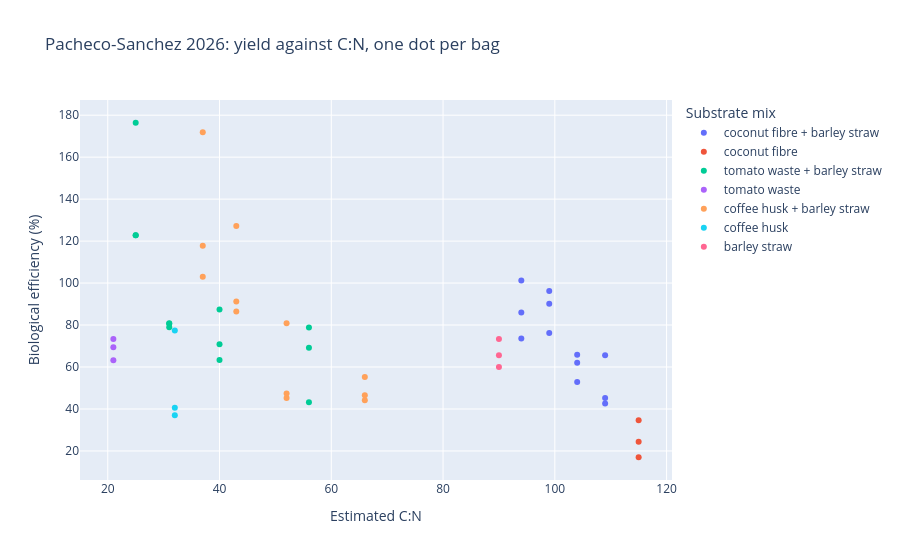
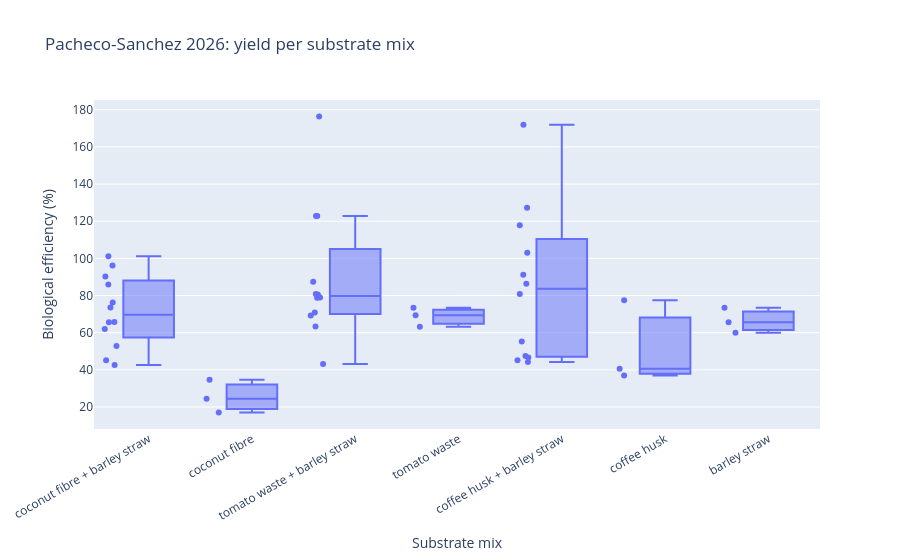

The cell these charts' notebook holds for them, in order:
### Markdown cell above
## 3. Pacheco-Sanchez 2026: yield by substrate mix and C:N

48 *P. djamor* bags. Biological efficiency (BE) = fresh mushrooms ÷ dry substrate × 100. One dot per bag.
Left: dots against estimated C:N, coloured by substrate mix. Right: the same bags as boxes per mix.

### Code cell
d012 = meas[meas["dataset_id"] == "d012"].merge(
    rows[["sample_id", "plant_name", "cn_estimate", "substrate_id"]], on="sample_id")
fig = px.scatter(d012, x="cn_estimate", y="biological_efficiency_pct", color="plant_name",
                 hover_data=["sample_id", "substrate_id"],
                 labels=dict(cn_estimate="Estimated C:N", biological_efficiency_pct="Biological efficiency (%)",
                             plant_name="Substrate mix"),
                 title="Pacheco-Sanchez 2026: yield against C:N, one dot per bag")
fig.show()

fig = px.box(d012, x="plant_name", y="biological_efficiency_pct", points="all",
             hover_data=["sample_id", "cn_estimate"],
             labels=dict(plant_name="Substrate mix", biological_efficiency_pct="Biological efficiency (%)"),
             title="Pacheco-Sanchez 2026: yield per substrate mix")
fig.update_xaxes(tickangle=-30)
fig.show()

### Figure 1 — Plotly figure (JSON) as saved in the notebook; plotly's stock layout.template omitted (floating-point values rounded to 4 significant figures)
{"data": [{"customdata": [["d012-S-CF20-1", "SUB-049"], ["d012-S-CF20-2", "SUB-049"], ["d012-S-CF20-3", "SUB-049"], ["d012-S-CF40-1", "SUB-050"], ["d012-S-CF40-2", "SUB-050"], ["d012-S-CF40-3", "SUB-050"], ["d012-S-CF60-1", "SUB-051"], ["d012-S-CF60-2", "SUB-051"], ["d012-S-CF60-3", "SUB-051"], ["d012-S-CF80-1", "SUB-052"], ["d012-S-CF80-2", "SUB-052"], ["d012-S-CF80-3", "SUB-052"]], "hovertemplate": "Substrate mix=coconut fibre + barley straw<br>Estimated C:N=%{x}<br>Biological efficiency (%)=%{y}<br>sample_id=%{customdata[0]}<br>substrate_id=%{customdata[1]}<extra></extra>", "legendgroup": "coconut fibre + barley straw", "marker": {"color": "#636efa", "symbol": "circle"}, "mode": "markers", "name": "coconut fibre + barley straw", "orientation": "v", "showlegend": true, "type": "scatter", "x": [94.0, 94.0, 94.0, 99.0, 99.0, 99.0, 104.0, 104.0, 104.0, 109.0, 109.0, 109.0], "xaxis": "x", "y": [86.0, 73.6, 101.2, 90.2, 96.2, 76.2, 52.8, 62.0, 65.8, 65.6, 42.6, 45.2], "yaxis": "y"}, {"customdata": [["d012-S-CF100-1", "SUB-053"], ["d012-S-CF100-2", "SUB-053"], ["d012-S-CF100-3", "SUB-053"]], "hovertemplate": "Substrate mix=coconut fibre<br>Estimated C:N=%{x}<br>Biological efficiency (%)=%{y}<br>sample_id=%{customdata[0]}<br>substrate_id=%{customdata[1]}<extra></extra>", "legendgroup": "coconut fibre", "marker": {"color": "#EF553B", "symbol": "circle"}, "mode": "markers", "name": "coconut fibre", "orientation": "v", "showlegend": true, "type": "scatter", "x": [115.0, 115.0, 115.0], "xaxis": "x", "y": [17.0, 34.6, 24.4], "yaxis": "y"}, {"customdata": [["d012-S-TW20-1", "SUB-054"], ["d012-S-TW20-2", "SUB-054"], ["d012-S-TW20-3", "SUB-054"], ["d012-S-TW40-1", "SUB-055"], ["d012-S-TW40-2", "SUB-055"], ["d012-S-TW40-3", "SUB-055"], ["d012-S-TW60-1", "SUB-056"], ["d012-S-TW60-2", "SUB-056"], ["d012-S-TW60-3", "SUB-056"], ["d012-S-TW80-1", "SUB-057"], ["d012-S-TW80-2", "SUB-057"], ["d012-S-TW80-3", "SUB-057"]], "hovertemplate": "Substrate mix=tomato waste + barley straw<br>Estimated C:N=%{x}<br>Biological efficiency (%)=%{y}<br>sample_id=%{customdata[0]}<br>substrate_id=%{customdata[1]}<extra></extra>", "legendgroup": "tomato waste + barley straw", "marker": {"color": "#00cc96", "symbol": "circle"}, "mode": "markers", "name": "tomato waste + barley straw", "orientation": "v", "showlegend": true, "type": "scatter", "x": [56.0, 56.0, 56.0, 40.0, 40.0, 40.0, 31.0, 31.0, 31.0, 25.0, 25.0, 25.0], "xaxis": "x", "y": [69.2, 78.8, 43.2, 63.3, 87.4, 70.8, 80.8, 80.6, 79.0, 176.4, 122.8, 122.8], "yaxis": "y"}, {"customdata": [["d012-S-TW100-1", "SUB-058"], ["d012-S-TW100-2", "SUB-058"], ["d012-S-TW100-3", "SUB-058"]], "hovertemplate": "Substrate mix=tomato waste<br>Estimated C:N=%{x}<br>Biological efficiency (%)=%{y}<br>sample_id=%{customdata[0]}<br>substrate_id=%{customdata[1]}<extra></extra>", "legendgroup": "tomato waste", "marker": {"color": "#ab63fa", "symbol": "circle"}, "mode": "markers", "name": "tomato waste", "orientation": "v", "showlegend": true, "type": "scatter", "x": [21.0, 21.0, 21.0], "xaxis": "x", "y": [63.2, 69.4, 73.4], "yaxis": "y"}, {"customdata": [["d012-S-CH20-1", "SUB-059"], ["d012-S-CH20-2", "SUB-059"], ["d012-S-CH20-3", "SUB-059"], ["d012-S-CH40-1", "SUB-060"], ["d012-S-CH40-2", "SUB-060"], ["d012-S-CH40-3", "SUB-060"], ["d012-S-CH60-1", "SUB-061"], ["d012-S-CH60-2", "SUB-061"], ["d012-S-CH60-3", "SUB-061"], ["d012-S-CH80-1", "SUB-062"], ["d012-S-CH80-2", "SUB-062"], ["d012-S-CH80-3", "SUB-062"]], "hovertemplate": "Substrate mix=coffee husk + barley straw<br>Estimated C:N=%{x}<br>Biological efficiency (%)=%{y}<br>sample_id=%{customdata[0]}<br>substrate_id=%{customdata[1]}<extra></extra>", "legendgroup": "coffee husk + barley straw", "marker": {"color": "#FFA15A", "symbol": "circle"}, "mode": "markers", "name": "coffee husk + barley straw", "orientation": "v", "showlegend": true, "type": "scatter", "x": [66.0, 66.0, 66.0, 52.0, 52.0, 52.0, 43.0, 43.0, 43.0, 37.0, 37.0, 37.0], "xaxis": "x", "y": [46.6, 44.2, 55.2, 45.2, 47.4, 80.8, 127.2, 91.2, 86.4, 171.9, 103.0, 117.8], "yaxis": "y"}, {"customdata": [["d012-S-CH100-1", "SUB-063"], ["d012-S-CH100-2", "SUB-063"], ["d012-S-CH100-3", "SUB-063"]], "hovertemplate": "Substrate mix=coffee husk<br>Estimated C:N=%{x}<br>Biological efficiency (%)=%{y}<br>sample_id=%{customdata[0]}<br>substrate_id=%{customdata[1]}<extra></extra>", "legendgroup": "coffee husk", "marker": {"color": "#19d3f3", "symbol": "circle"}, "mode": "markers", "name": "coffee husk", "orientation": "v", "showlegend": true, "type": "scatter", "x": [32.0, 32.0, 32.0], "xaxis": "x", "y": [77.4, 40.6, 37.0], "yaxis": "y"}, {"customdata": [["d012-S-BS100-1", "SUB-064"], ["d012-S-BS100-2", "SUB-064"], ["d012-S-BS100-3", "SUB-064"]], "hovertemplate": "Substrate mix=barley straw<br>Estimated C:N=%{x}<br>Biological efficiency (%)=%{y}<br>sample_id=%{customdata[0]}<br>substrate_id=%{customdata[1]}<extra></extra>", "legendgroup": "barley straw", "marker": {"color": "#FF6692", "symbol": "circle"}, "mode": "markers", "name": "barley straw", "orientation": "v", "showlegend": true, "type": "scatter", "x": [90.0, 90.0, 90.0], "xaxis": "x", "y": [60.0, 65.6, 73.4], "yaxis": "y"}], "layout": {"legend": {"title": {"text": "Substrate mix"}, "tracegroupgap": 0}, "title": {"text": "Pacheco-Sanchez 2026: yield against C:N, one dot per bag"}, "xaxis": {"anchor": "y", "domain": [0, 1], "title": {"text": "Estimated C:N"}}, "yaxis": {"anchor": "x", "domain": [0, 1], "title": {"text": "Biological efficiency (%)"}}}}

### Figure 2 — Plotly figure (JSON) as saved in the notebook; plotly's stock layout.template omitted (floating-point values rounded to 4 significant figures)
{"data": [{"alignmentgroup": "True", "boxpoints": "all", "customdata": [["d012-S-CF20-1", 94], ["d012-S-CF20-2", 94], ["d012-S-CF20-3", 94], ["d012-S-CF40-1", 99], ["d012-S-CF40-2", 99], ["d012-S-CF40-3", 99], ["d012-S-CF60-1", 104], ["d012-S-CF60-2", 104], ["d012-S-CF60-3", 104], ["d012-S-CF80-1", 109], ["d012-S-CF80-2", 109], ["d012-S-CF80-3", 109], ["d012-S-CF100-1", 115], ["d012-S-CF100-2", 115], ["d012-S-CF100-3", 115], ["d012-S-TW20-1", 56], ["d012-S-TW20-2", 56], ["d012-S-TW20-3", 56], ["d012-S-TW40-1", 40], ["d012-S-TW40-2", 40], ["d012-S-TW40-3", 40], ["d012-S-TW60-1", 31], ["d012-S-TW60-2", 31], ["d012-S-TW60-3", 31], ["d012-S-TW80-1", 25], ["d012-S-TW80-2", 25], ["d012-S-TW80-3", 25], ["d012-S-TW100-1", 21], ["d012-S-TW100-2", 21], ["d012-S-TW100-3", 21], ["d012-S-CH20-1", 66], ["d012-S-CH20-2", 66], ["d012-S-CH20-3", 66], ["d012-S-CH40-1", 52], ["d012-S-CH40-2", 52], ["d012-S-CH40-3", 52], ["d012-S-CH60-1", 43], ["d012-S-CH60-2", 43], ["d012-S-CH60-3", 43], ["d012-S-CH80-1", 37], ["d012-S-CH80-2", 37], ["d012-S-CH80-3", 37], ["d012-S-CH100-1", 32], ["d012-S-CH100-2", 32], ["d012-S-CH100-3", 32], ["d012-S-BS100-1", 90], ["d012-S-BS100-2", 90], ["d012-S-BS100-3", 90]], "hovertemplate": "Substrate mix=%{x}<br>Biological efficiency (%)=%{y}<br>sample_id=%{customdata[0]}<br>cn_estimate=%{customdata[1]}<extra></extra>", "legendgroup": "", "marker": {"color": "#636efa"}, "name": "", "notched": false, "offsetgroup": "", "orientation": "v", "showlegend": false, "type": "box", "x": ["coconut fibre + barley straw", "coconut fibre + barley straw", "coconut fibre + barley straw", "coconut fibre + barley straw", "coconut fibre + barley straw", "coconut fibre + barley straw", "coconut fibre + barley straw", "coconut fibre + barley straw", "coconut fibre + barley straw", "coconut fibre + barley straw", "coconut fibre + barley straw", "coconut fibre + barley straw", "coconut fibre", "coconut fibre", "coconut fibre", "tomato waste + barley straw", "tomato waste + barley straw", "tomato waste + barley straw", "tomato waste + barley straw", "tomato waste + barley straw", "tomato waste + barley straw", "tomato waste + barley straw", "tomato waste + barley straw", "tomato waste + barley straw", "tomato waste + barley straw", "tomato waste + barley straw", "tomato waste + barley straw", "tomato waste", "tomato waste", "tomato waste", "coffee husk + barley straw", "coffee husk + barley straw", "coffee husk + barley straw", "coffee husk + barley straw", "coffee husk + barley straw", "coffee husk + barley straw", "coffee husk + barley straw", "coffee husk + barley straw", "coffee husk + barley straw", "coffee husk + barley straw", "coffee husk + barley straw", "coffee husk + barley straw", "coffee husk", "coffee husk", "coffee husk", "barley straw", "barley straw", "barley straw"], "x0": " ", "xaxis": "x", "y": [86.0, 73.6, 101.2, 90.2, 96.2, 76.2, 52.8, 62.0, 65.8, 65.6, 42.6, 45.2, 17.0, 34.6, 24.4, 69.2, 78.8, 43.2, 63.3, 87.4, 70.8, 80.8, 80.6, 79.0, 176.4, 122.8, 122.8, 63.2, 69.4, 73.4, 46.6, 44.2, 55.2, 45.2, 47.4, 80.8, 127.2, 91.2, 86.4, 171.9, 103.0, 117.8, 77.4, 40.6, 37.0, 60.0, 65.6, 73.4], "y0": " ", "yaxis": "y"}], "layout": {"boxmode": "group", "legend": {"tracegroupgap": 0}, "title": {"text": "Pacheco-Sanchez 2026: yield per substrate mix"}, "xaxis": {"anchor": "y", "domain": [0, 1], "tickangle": -30, "title": {"text": "Substrate mix"}}, "yaxis": {"anchor": "x", "domain": [0, 1], "title": {"text": "Biological efficiency (%)"}}}}
